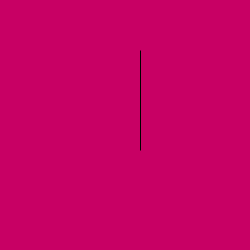
Frame 1 (no input)
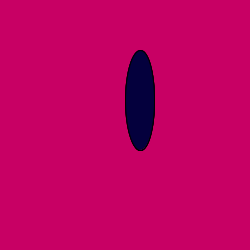
Frame 60 (the mouse pressed at the canvas centre just before this capture)
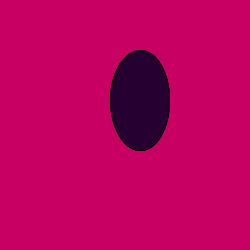
Frame 120 (the mouse held since frame 60 and released just before this capture)

The Processing sketch that drew these frames (run headless with seeded random() and noise(); from frame 60 on, the mouse is pressed at the canvas centre):

// Processing sketch: sketch_190815a
// ── sketch_190815a.pde
float y = 0.0;

void setup() {
  size(250,250);
  background(200,0,100);
  smooth();
  fill(255);
}
void draw() {
 if (frameCount % 6 == 0 ) fill(random(255),random(0),random(255)); 
 //"if (frameCount % 6 == 0 )" delayer farver skift
  ellipse(140, 100, y, 100);
  y += 0.5;
  if (y > 200) {
    y = -50.0;
  }
}
